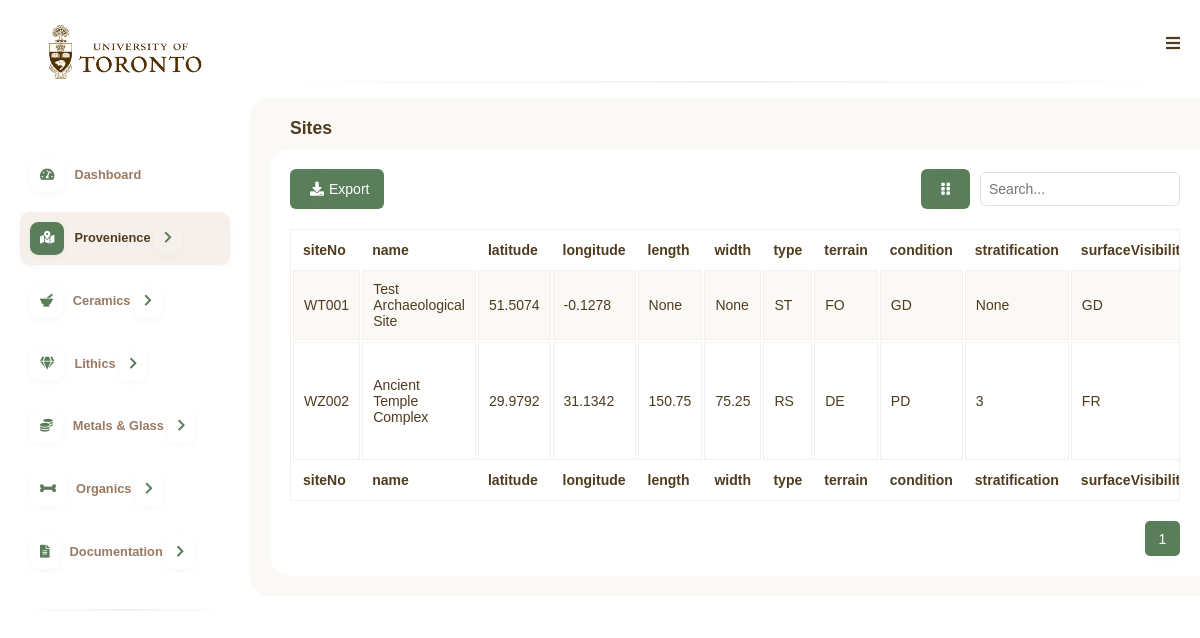
The app's page /Sites/ with its own data.
### myapp/models.py (models this page shows, shortened)
class Sites(models.Model):
    siteNo = models.CharField(max_length=20, primary_key=True)
    name = models.CharField(max_length=100)
    latitude = models.DecimalField(max_digits=6, decimal_places=4)
    longitude = models.DecimalField(max_digits=7, decimal_places=4)
    length = models.DecimalField(max_digits=10, decimal_places=2, null=True, blank=True)
    width = models.DecimalField(max_digits=10, decimal_places=2, null=True, blank=True)
    type = models.CharField(
        max_length=2,
        choices=SiteType.choices,
        null=False,
        blank=False
    )
    terrain = models.CharField(
        max_length=2,
        choices=TerrainType.choices,
        null=False,
        blank=False
    )
    condition = models.CharField(
        max_length=2,
        choices=ConditionType.choices,
        default=ConditionType.FAIR
    )
    stratification = models.PositiveIntegerField(null=True, blank=True)
    surfaceVisibility = models.CharField(
        max_length=2,
        choices=VisibilityType.choices,
        default=VisibilityType.FAIR
    )
    elevation = models.DecimalField(max_digits=8, decimal_places=2, null=True, blank=True)
    comments = models.TextField(blank=True)

### myapp/views.py (the view, shortened to what this page needs)
# urls.py: path('<str:model_name>/', views.table_view, name='table_view'),
def table_view(request, model_name):
    model = apps.get_model(app_label='myapp', model_name=model_name)
    objects = model.objects.all()
    can_add = False
    can_edit = False
    can_delete = False
    paginator = Paginator(objects, 10)  # Show 10 items per page
    page_number = request.GET.get('page')
    page_obj = paginator.get_page(page_number)
    headers = [{
        'name': field.name,
        'verbose_name': field.verbose_name,
        'is_primary_key': field.primary_key,
        'type': field.get_internal_type()
    } for field in model._meta.fields]
    return render(request, 'table_view.html', {
        'objects':  page_obj,
        'headers': headers,
        'model_name': model_name,
        'can_add': can_add,
        'can_edit': can_edit,
        'can_delete': can_delete,
        'page_obj': page_obj,
        'is_editor': request.user.is_authenticated and request.user.groups.filter(name='Editor').exists(),
        'is_admin': request.user.is_authenticated and request.user.is_superuser,
    })

### myapp/templatetags/custom_filters.py (called while the page is built)
@register.filter
def attr(obj, attr_name):
    return getattr(obj, attr_name)

### templates/table_view.html (shortened to what this page needs)
{% load static %}
{% load custom_filters %}
<html lang="en">
<head>
    <link rel="stylesheet" href="{% static 'css/styles.css' %}">
    <link rel="stylesheet" href="https://cdnjs.cloudflare.com/ajax/libs/font-awesome/5.15.4/css/all.min.css">
</head>
<body data-authenticated="{{ user.is_authenticated|yesno:'true,false' }}">
    <div class="sidebar">
        <div>
        <img src="{% static 'images/uoft-logo.png' %}" alt="U of T Logo" class="logo">
        <a href="{% url 'dashboard' %}">
            <i class="fas fa-tachometer-alt"></i>Dashboard
        </a>
        <div class="dropdown">
            <a href="#" class="dropdown-trigger current-page">
                <i class="fas fa-map-marked-alt"></i></i>Provenience
                <i class="fas fa-chevron-right"></i>
            </a>
        </div>
        <div class="dropdown">
            <a href="#" class="dropdown-trigger">
            <i class="fas fa-mortar-pestle"></i>Ceramics
            <i class="fas fa-chevron-right"></i>
            </a>
        </div>
        <div class="dropdown">
            <a href="#" class="dropdown-trigger">
            <i class="fas fa-gem"></i>Lithics
            <i class="fas fa-chevron-right"></i>
            </a>
        </div>
        <div class="dropdown">
            <a href="#" class="dropdown-trigger">
            <i class="fas fa-coins"></i>Metals & Glass
            <i class="fas fa-chevron-right"></i>
            </a>
        </div>
        <div class="dropdown">
            <a href="#" class="dropdown-trigger">
            <i class="fas fa-bone"></i>Organics
            <i class="fas fa-chevron-right"></i>
            </a>
        </div>
        <div class="dropdown">
            <a href="#" class="dropdown-trigger">
            <i class="fas fa-file-alt"></i>Documentation
            <i class="fas fa-chevron-right"></i>
            </a>
        </div>
        <hr>
        </div>
    </div>
    <div class="main-container">
        <div class="header">
            <i class="fas fa-bars" id="menu-toggle"></i>
         </div>
         <hr>
        <div class="container">
        <div class="title">
            <h1>{{ model_name }}</h1>
        </div>
        <div class="main-content">
            <div class="actions-container">
                <div class="action-buttons">
                    <div class="left-buttons">
                    <button onclick="exportTable()"><i class="fas fa-download"></i>Export</button>
                    </div>
                    <div class="right-buttons">
                        <div class="dropdown column-toggle-dropdown">
                            <a href="#" class="dropdown-trigger">
                                <button id="toggleButton"><i class="fas fa-grip-vertical"></i></button>
                            </a>
                        </div>
                        <input type="text" id="searchInput" onkeyup="searchTable()" placeholder="Search...">
                    </div>
                </div>
            </div>
            <div class="table-container">
            <table id="example" class="table" style="width:100%">
                <thead>
                    <tr>
                        {% for header in headers %}
                        <th>
                            <div class="header-content">
                                <span>{{ header.verbose_name }}</span>
                            </div>
                        </th>
                        {% endfor %}
                    </tr>
                </thead>
                <tbody>
                    {% for object in objects %}
                        <tr data-model-name="{{ model_name }}" data-object-id="{{ object|attr:headers.0.name }}">
                            {% for header in headers %}
                            <td>{{ object|attr:header.name }}</td>
                            {% endfor %}
                        </tr>
                    {% endfor %}
                </tbody>
                <tfoot>
                    <tr>
                        {% for header in headers %}
                        <th>
                            <div class="header-content">
                                <span>{{ header.verbose_name }}</span>
                            </div>
                        </th>
                        {% endfor %}
                    </tr>
                </tfoot>
            </table>
            </div>
            <div class="pagination">
                {% for i in page_obj.paginator.page_range %}
                    {% if page_obj.number == i %}
                        <span class="pagination-link active">{{ i }}</span>
                    {% elif i >= page_obj.number|add:"-2" and i <= page_obj.number|add:"2" %}
                        <a href="?page={{ i }}" class="pagination-link">{{ i }}</a>
                    {% endif %}
                {% endfor %}
            </div>
        </div>
        </div>
    </div>
</body>

### static/css/styles.css (style rules this page uses)
html { min-width: 780px; }
* { margin: 0; padding: 0; box-sizing: border-box; font-family: 'Helvetica', Arial, sans-serif; color: #4f3c1f; }
body { display: flex; min-height: 100vh; background-color: #ffffff; }
h1 { font-size: 1.1em; font-weight: 700; }
hr { border: none; margin-bottom: 15px; margin-top: 30px; height: 2px; background: linear-gradient(to right, #ffffff, #f5f0eb, #ffffff); }
.logo { width: 100%; height: auto; padding: 0 25px 0 25px; margin-bottom: 65px; }
.sidebar { min-width: 250px; width: 250px; padding: 20px; display: flex; flex-direction: column; justify-content: space-between; }
.sidebar a { text-decoration: none; color: #997a63; font-weight: 600; font-size: 0.8em; padding: 10px; border-radius: 10px; margin-bottom: 10px; transition: background-color 0.3s ease; display: block; }
.sidebar .current-page, .sidebar .current-page:hover { background-color: #f5f0eb; color: #4f3c1f; box-shadow: 0 2px 6px rgba(180, 180, 180, 0.1); }
.sidebar .fas { padding: 10px; background-color: #ffffff; border-radius: 25%; color: #5a7d5a; margin-right: 10px; box-shadow: 0 2px 6px rgba(180, 180, 180, 0.1); }
.sidebar .current-page .fas { padding: 10px; background-color: #5a7d5a; border-radius: 25%; color: #ffffff; margin-right: 10px; box-shadow: 0 2px 6px rgba(180, 180, 180, 0.1); }
.dropdown { position: relative; }
.fa-chevron-right, .fa-chevron-down { transition: transform 0.3s ease; background-color: transparent !important; color: #5a7d5a !important; }
.title { margin-left: 20px; margin-bottom: 10px; }
.container { background-color: #fbf9f6; padding: 20px; padding-right: 0px; border-radius: 20px 0px 0px 20px; height: fit-content; }
.main-container { overflow: auto; width: 100%; display: flex; flex-direction: column; flex: 1; }
.header { display: flex; justify-content: flex-end; padding: 35px 20px 0 20px; background-color: #ffffff; }
.main-content { width: 100%; flex: 1; overflow-x: hidden; padding: 20px; border-radius: 20px 0px 0px 20px; background-color: #ffffff; }
.table-container { overflow-x: auto; width: 100%; margin-top: 20px; margin-bottom: 10px; border: 1.5px solid #f5f0eb; }
.table { width: 100%; background-color: #ffffff; overflow-x: auto; font-size: 14px; box-shadow: 0 2px 6px rgba(180, 180, 180, 0.1); table-layout: auto; border-spacing: -1px; }
.table th, .table td { padding: 10px 10px; text-align: left; white-space: normal; min-width: 30px; max-width: 300px; border: 1.5px solid #f5f0eb; transition: max-width 0.3s ease, opacity 0.3s ease, padding 0.3s ease; }
.table th { border:none; }
.table tbody tr:nth-child(odd) { background-color: #fbf9f6; }
.header-content { display: flex; align-items: left; gap: 8px; cursor: pointer; }
.actions-container { margin-bottom: 20px; }
.action-buttons { display: flex; justify-content: space-between; align-items: center; }
.left-buttons, .right-buttons { display: flex; gap: 10px; align-items: center; }
.action-buttons button { background-color: #5a7d5a; color: #ffffff; border: none; padding: 8px 15px; border-radius: 6px; font-size: 14px; cursor: pointer; }
.action-buttons input[type="text"] { padding: 8px; border: 1px solid #e0e0e0; border-radius: 6px; font-size: 14px; width: 200px; }
.action-buttons .fas { padding: 5px; background-color: #5a7d5a; border-radius: 25%; color: #ffffff; box-shadow: 0 2px 6px rgba(180, 180, 180, 0.1); }
.column-toggle-dropdown { position: relative; }
.pagination { display: flex; justify-content: right; align-items: center; margin-top: 20px; gap: 5px; }
.pagination-link { display: flex; justify-content: center; align-items: center; min-width: 35px; height: 35px; padding: 0 10px; border-radius: 5px; background-color: #fff; color: #4f3c1f; text-decoration: none; font-size: 14px; transition: all 0.3s ease; box-shadow: 0 2px 6px rgba(180, 180, 180, 0.1); }
.pagination-link.active { background-color: #5a7d5a; color: #fff; }

### records on screen
Sites: headers "WT001" "Test Archaeological Site" "51.5074" "-0.1278" "None" "None" "ST" "FO" "GD" "None" "GD"
Sites: headers "WZ002" "Ancient Temple Complex" "29.9792" "31.1342" "150.75" "75.25" "RS" "DE" "PD" "3" "FR"

### other values on screen
{{ model_name }} "Sites"
{{ header.verbose_name }} "siteNo" "name" "latitude" "longitude" "length" "width" "type" "terrain" "condition" "stratification"
{{ i }} "1"
